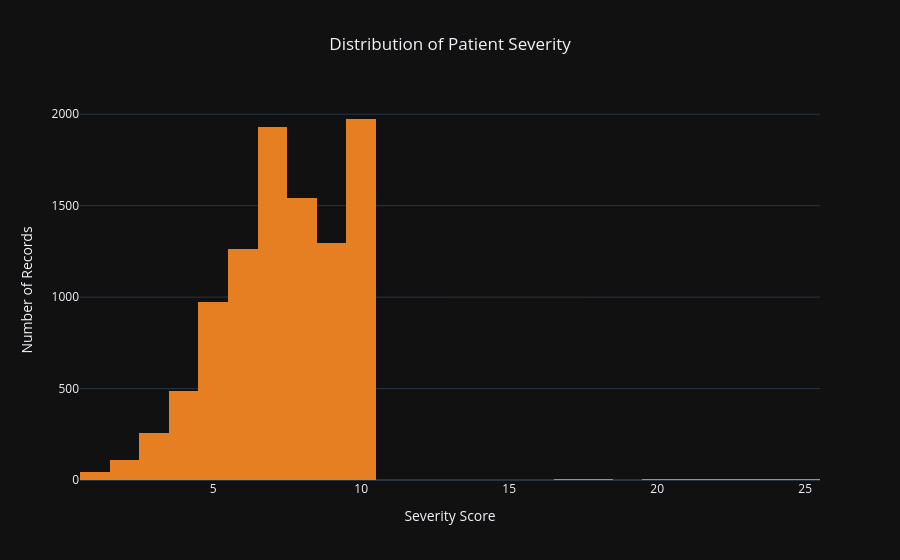

The code cell stored with this chart in its notebook:
### Markdown cell above
# Severity Histogram

### Code cell
fig = px.histogram(
    df, x = 'Severity_Score', nbins = 30, title = 'Distribution of Patient Severity', color_discrete_sequence = ['#E67E22']
)

fig.update_layout( template = 'plotly_dark', title_x = 0.5, xaxis_title = 'Severity Score', yaxis_title = 'Number of Records')

fig.show()
                                 # cholesky to the right because almost all the severities are between 5-10
                                      # big or out of the range (1-10) values are same abnormalities

### Figure 1 — Plotly figure (JSON) as saved in the notebook; plotly's stock layout.template omitted (floating-point values rounded to 4 significant figures; data arrays with more than 128 entries replaced by an {"elided": "..."} marker saying what was removed)
{"data": [{"bingroup": "x", "hovertemplate": "Severity_Score=%{x}<br>count=%{y}<extra></extra>", "legendgroup": "", "marker": {"color": "#E67E22", "pattern": {"shape": ""}}, "name": "", "nbinsx": 30, "orientation": "v", "showlegend": false, "type": "histogram", "x": {"elided": "9920 float values"}, "xaxis": "x", "yaxis": "y"}], "layout": {"barmode": "relative", "legend": {"tracegroupgap": 0}, "title": {"text": "Distribution of Patient Severity", "x": 0.5}, "xaxis": {"anchor": "y", "domain": [0, 1], "title": {"text": "Severity Score"}}, "yaxis": {"anchor": "x", "domain": [0, 1], "title": {"text": "Number of Records"}}}}
